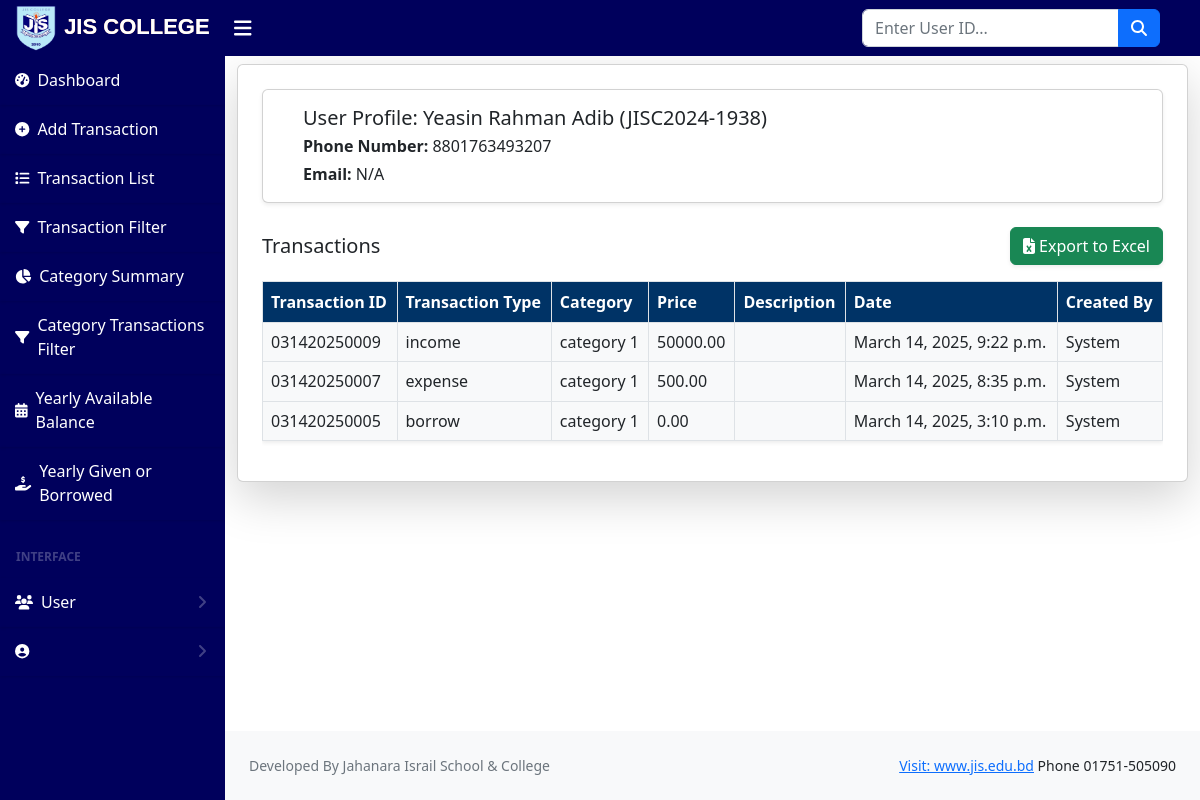
The page /user_profile/JISC2024-1938/ on the database as committed earlier.
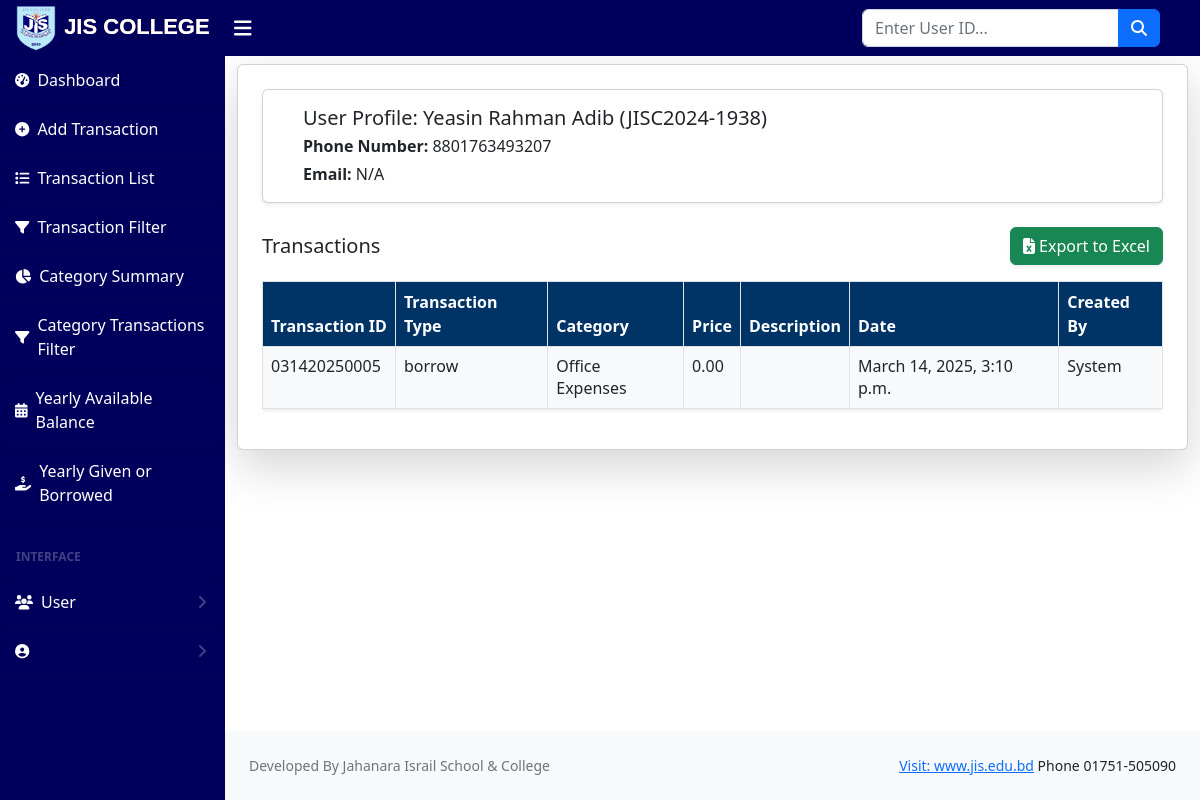
The same page on the database as committed later.
### account/models.py (models this page shows, shortened)
class Transaction(models.Model):
    transaction_id = models.CharField(max_length=20, unique=True, editable=False)
    transaction_by = models.ForeignKey(User, on_delete=models.CASCADE)
    TRANSACTION_TYPES = [
        ('income', 'Income'),
        ('expense', 'Expense'),
        ('borrow', 'Borrow'),
        ('given', 'Given'),
    ]
    category = models.ForeignKey('TransactionCategory', on_delete=models.SET_NULL, null=True, blank=True)
    transaction_type = models.CharField(max_length=30, choices=TRANSACTION_TYPES, default='income')
    price = models.DecimalField(max_digits=10, decimal_places=2)
    description = RichTextField(null=True, blank=True)
    invoice_no = models.CharField(max_length=15, null=True, blank=True)
    invoice_id = models.CharField(max_length=15, null=True, blank=True)
    invoice_date = models.DateField(null=True, blank=True)
    check_no = models.CharField(max_length=15, null=True, blank=True)
    created_by = models.ForeignKey(User, on_delete=models.SET_NULL, null=True, blank=True, related_name="created_transactions")
    created_date = models.DateTimeField(auto_now_add=True)

class TransactionCategory(models.Model):
    name = models.CharField(max_length=255, unique=True)
    description = models.TextField(blank=True, null=True)

### account/views.py (the view)
# urls.py: path('user_profile/<str:username>/', user_profile, name='user_profile'),
def user_profile(request, username):
    user = get_object_or_404(User, username=username)
    profile = get_object_or_404(Profile, user=user)
    transactions = Transaction.objects.filter(transaction_by=user).order_by('-created_date')
    if request.GET.get('export') == 'true':
        return export_transactions_to_excel(user, transactions)
    paginator = Paginator(transactions, 300)
    page_number = request.GET.get('page')
    page_obj = paginator.get_page(page_number)
    return render(request, 'transactions/user_profile.html', {
        'user': user,
        'profile': profile,
        'page_obj': page_obj,
    })

### templates/transactions/user_profile.html (shortened to what this page needs)
{% extends 'base.html' %}
{% block content %}
<div class="container mt-2">
    <div class="card shadow-lg p-4">
        <div class="card shadow-sm p-3 mb-4">
            <div class="row align-items-center">
                <div class="col">
                    <h5 class="mb-1">User Profile: {{ user.get_full_name }} ({{ user.username }})</h5>
                    <p class="mb-1"><strong>Phone Number:</strong> {{ profile.phone_number|default:"N/A" }}</p>
                    <p class="mb-0"><strong>Email:</strong> {{ profile.email|default:"N/A" }}</p>
                </div>
            </div>
        </div>
        <div class="d-flex justify-content-between align-items-center mb-3">
            <h5 class="text-dark mb-0">Transactions</h5>
            <a href="?q={{ user.username }}&export=true" class="btn btn-success shadow-sm">
                <i class="fas fa-file-excel"></i> Export to Excel
            </a>
        </div>
        <div class="table-responsive">
            <table class="table table-bordered table-hover shadow-sm" style="background-color: #f8f9fa;">
                <thead style="background-color: #003366; color: white;">
                    <tr>
                        <th>Transaction ID</th>
                        <th>Transaction Type</th>
                        <th>Category</th>
                        <th>Price</th>
                        <th class="text-nowrap">Description</th>
                        <th>Date</th>
                        <th>Created By</th>
                    </tr>
                </thead>
                <tbody style="line-height: 1.4; padding: 8px;">
                    {% for transaction in page_obj %}
                        <tr>
                            <td>{{ transaction.transaction_id }}</td>
                            <td>{{ transaction.transaction_type }}</td>
                            <td>{{ transaction.category.name }}</td>
                            <td>{{ transaction.price }}</td>
                            <td>{{ transaction.description|safe }}</td>
                            <td>{{ transaction.created_date }}</td>
                            <td>
                                {% if transaction.created_by %}
                                    {{ transaction.created_by.username }} ({{ transaction.created_by.get_full_name }})
                                {% else %}
                                    System
                                {% endif %}
                            </td>
                        </tr>
                    {% endfor %}
                </tbody>
            </table>
        </div>
    </div>
</div>
{% endblock %}

Rows that differ between the two databases and show on the page:
removed Transaction: shows "System"
removed Transaction: shows "System"
changed through a linked row, Transaction "borrow": category.name "category 1" → "Office Expenses"
